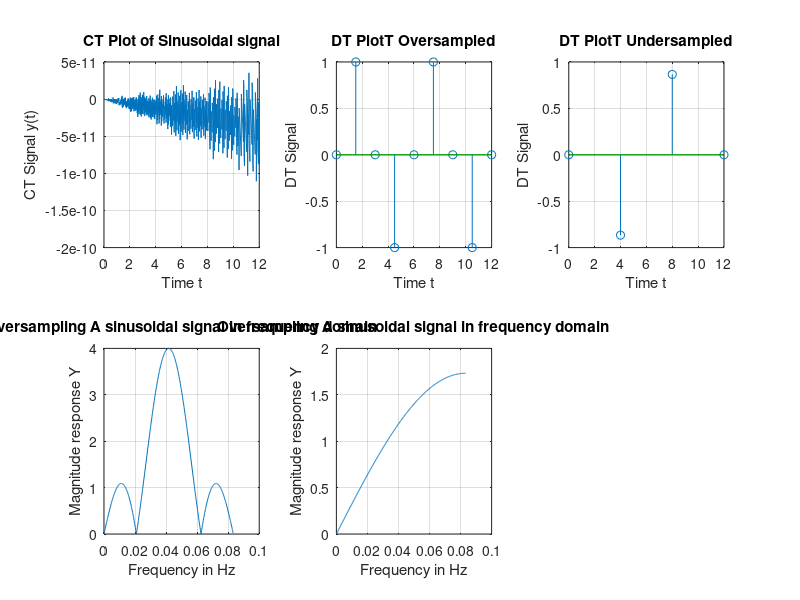

Write MATLAB code to recreate this figure.
clc, clear;
Dt=0.01;
F=1000/(2000+4000);
t=0:Dt:12;
f1=sin(2*pi*2000*t);
f2=sin(2*4000*pi*t);
y_t = f1+f2;
% Oversampling 
%y_n=y_t(1:1/((2*f/Fs)*Dt):end);
fs=4*F;
Ts1=1/fs;
n1=t(1)/Ts1:1:t(end)/Ts1;
y_n1=sin(2*pi*F*n1*Ts1);  
%Under sampling 
fs=1.5*F;Ts2=1/fs;
n2=t(1)/Ts2:1:t(end)/Ts2;
y_n2=sin(2*pi*F*n2*Ts2);
n=0:1/(2*F/fs):12;  
% plotting in time domain %%%%%%%%%%
subplot(2,3,1)
plot (t,y_t)
title('CT Plot of Sinusoidal signal');
xlabel('Time t');
ylabel('CT Signal y(t)');
grid on;
subplot(2,3,2)
stem (n1*Ts1,y_n1);
hold on
plot (t,y_t,'g')
title('DT PlotT Oversampled');
xlabel('Time t');
ylabel('DT Signal');
grid on; 
subplot(2,3,3)
stem (n2*Ts2,y_n2);
hold on
plot (t,y_t,'g')
title('DT PlotT Undersampled');
xlabel('Time t');
ylabel('DT Signal');
grid on;  
% Computing frequency response of y_n and plotting %%%%%%%%%%
subplot(2,3,4) 
[Y_n,omega_n] = freqz(y_n1);
plot (omega_n*F/(2*pi),(abs(Y_n)))
title('Oversampling A sinusoidal signal in frequency domain');
xlabel('Frequency in Hz');
ylabel('Magnitude response Y') ;
grid on;
subplot(2,3,5)
[Y_n,omega_n] = freqz(y_n2);
plot (omega_n*F/(2*pi),(abs(Y_n)))
title('Oversampling A sinusoidal signal in frequency domain');
xlabel('Frequency in Hz');
ylabel('Magnitude response Y')
grid on; 